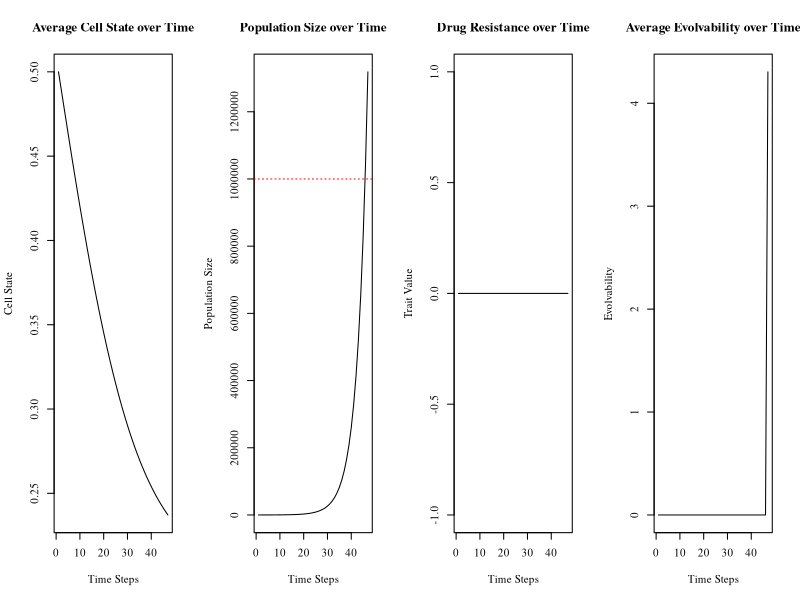

The R script that drew this image:
#Code written by Anuraag Bukkuri, expanded from code provided in "Advancing population ecology with integral projection models: a practical guide" - Merow et al 2013

params = data.frame(
  txon = FALSE,
  varG = .05,
  varF = .05,
  endtx = 150)

lexp = 1.5
beta = 1.5
bex = -.6

dn = .01
vpar1 = 0 
vpar2 = 5
vpar3 = .1
plotstop = 0
starttx=0
stressG = FALSE
stressF = FALSE
min = 0
max = 1
n = 100
tol = 1e-8
bc = min + c(0:n) * (max - min)/n
y = 0.5 * (bc[1:n] + bc[2:(n+1)])
h = y[2] - y[1]

Nt = rnorm(n,.5,0)
sim_steps = params$endtx-1
v = 0

popsize = vector(,sim_steps)
evoldyn = vector(,sim_steps)
avgtemp = vector(,length(y))
avgplot = vector(,sim_steps)
avgplot2 = vector(,sim_steps)
avgevolv = vector(,length(y))

for (i in 1:sim_steps) {
  
  if (params$txon==TRUE) {m=1}
  else {m=0}
  
  total_cells = sum(Nt)
  Ntnorm = Nt / total_cells
  popsize[i] = total_cells
  evoldyn[i] = v
  
  kevol = function(v1,params){
    x = m/(exp(lexp*y[j]) + beta*v1)
    avgevolv[j] = Ntnorm[j]*(vpar1+vpar2*exp(-vpar3/x))  
    return (sum(avgevolv))
  }
  
  for (j in 1:length(y)) {avgtemp[j] = y[j] * Ntnorm[j]
  x = m/(exp(lexp*y[j]) + beta*v)
  avgevolv[j] = Ntnorm[j]*(vpar1+vpar2*exp(-vpar3/x))
  }

  avgcell2 = kevol(v,params=params) 
  avgplot2[i] = avgcell2
  
  avgcell = sum(avgtemp)
  avgplot[i] = avgcell
  
  if (total_cells>1e6 && params$txon==FALSE){starttx=i
  params$txon=TRUE}
  
  if ((total_cells>1e6 && params$txon==TRUE && i>starttx)||total_cells<10){plotstop=i
  break} #cancer progression
  
  if ((total_cells>popsize[i-1] && params$txon==TRUE && i>starttx+2||total_cells<10)){plotstop=i
  break} #tx failure
  
  l.x = function(x, params) {exp(lexp*x)}
  
  b.x = function(x, params) {.3*exp(bex*x)}
  
  s.x = function(x, params) {
    return(1-dn*kevol(v,params)-m/(l.x(x,params=params)+beta*v))}
  
  s.x2 = function(x, params) {
    return(1-dn*kevol(v+.0000001,params)-m/(l.x(x,params=params)+beta*(v+.0000001)))}
  
  g.yx = function(xp, x, params) {dnorm(xp,mean=x,sd= params$varG)}
  f.yx = function(xp, x, params) {dnorm(xp,mean=x,sd= params$varF)}
  
  dsdv <-outer(y,y,function(xp,x,params) {(s.x2(x,params)-s.x(x,params))/.0000001}, params=params)
  dkds <-outer(y,y,function(xp,x,params) {g.yx(xp,x,params)},params=params)
  
  F = h*outer(y, y, f.yx, params=params)
  B = b.x(y, params=params)
  G = h*outer(y, y, g.yx, params=params)
  S = s.x(y, params=params)
  Q = F
  P = G
  for (j in 1:n) {
    Q[, j] = F[, j] * B[j]
    P[, j] = G[, j] * S[j]
  }
  
  #Low state eviction
  for (j in 1:(n / 2)) {
    F[1, j] <- F[1, j] + 1 - sum(F[, j])
    Q[, j] <- F[, j] * B[j]
    G[1, j] <- G[1, j] + 1 - sum(G[, j])
    P[, j] <- G[, j] * S[j]
  }
  
  #High state eviction
  for (j in (n / 2 + 1):n) {
    F[n, j] <- F[n, j] + 1 - sum(F[, j])
    Q[, j] <- F[, j] * B[j]
    G[n, j] <- G[n, j] + 1 - sum(G[, j])
    P[, j] <- G[, j] * S[j]
  }
  
  K = P + Q
  Nt1 = K %*% Nt
  Nt = Nt1
  
  lam <- abs(eigen(K)$values[1])
  w.eigen <- abs(eigen(K)$vectors[, 1])
  stable.dist <- w.eigen/sum(w.eigen)
  v.eigen <- abs(eigen(t(K))$vectors[, 1])
  repro.val <- v.eigen/v.eigen[1]
  v.dot.w = sum(stable.dist * repro.val) * h
  sens = outer(repro.val, stable.dist)/v.dot.w
  
  sensv <- sum(sens*(dkds * dsdv)) * h ^ 2
  v <- v + sum(avgevolv) * sum(sensv) / lam
}

message('Drug Resistance Level:',v)
message('Average Cell State:',avgcell)
message('Nadir of Population:',min(popsize[-c(1:starttx,plotstop+1:params$endtx)]))
message('Tx Start:',starttx)
message('Time to Progression:',plotstop-starttx)

par(mfrow = c(1, 4))#,oma=c(1,0,2,0))
plot(avgplot[-c(plotstop+1:params$endtx)],xlab = "Time Steps",ylab='Cell State',type = 'l',main = 'Average Cell State over Time',family='serif')
plot(popsize[-c(plotstop+1:params$endtx)],xlab = "Time Steps",ylab = 'Population Size',main = 'Population Size over Time',type = 'l',family='serif')
abline(h=1e6,col='red',lty=3)
plot(evoldyn[-c(plotstop+1:params$endtx)],xlab = "Time Steps",ylab = 'Trait Value',main = 'Drug Resistance over Time',type = 'l',family='serif')
plot(avgplot2[-c(plotstop+1:params$endtx)],xlab = "Time Steps",ylab='Evolvability',type = 'l',main = 'Average Evolvability over Time',family='serif')
